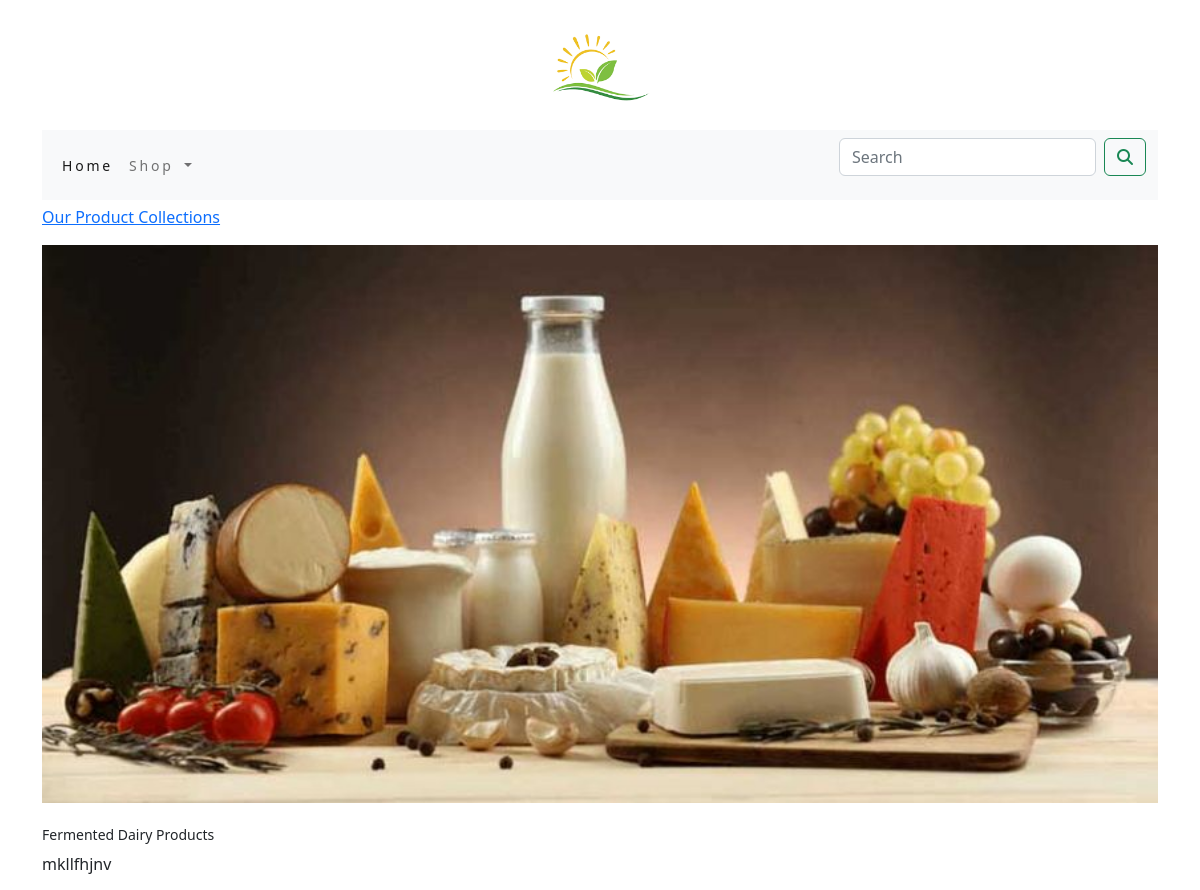
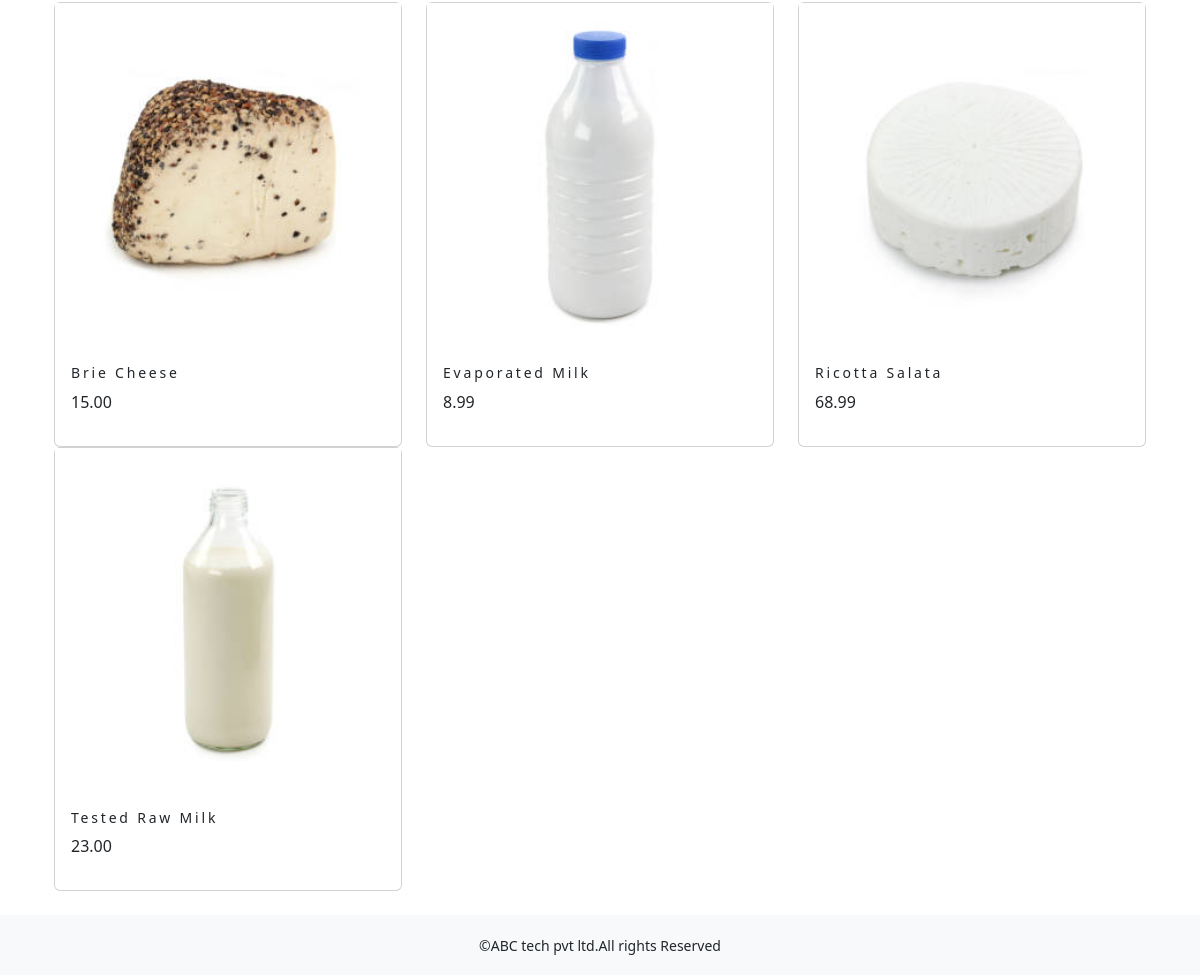
Page /shop/fermented-dairy-products/ on the committed database (2 pictures, top to bottom).
### shop/models.py (models this page shows, shortened)
class Category(models.Model):
    name=models.CharField(max_length=250,unique=True)
    slug=models.SlugField(max_length=250,unique=True)
    description=models.TextField(blank=True)
    image=models.ImageField(upload_to='category',blank=True)
    class Meta:
        ordering=('name',)
        verbose_name='category'
        verbose_name_plural='categories'
    def get_url(self):
        return reverse('shop:product_by_category',args=[self.slug])

class Product(models.Model):
    name=models.CharField(max_length=250,unique=True)
    slug=models.SlugField(max_length=250,unique=True)
    description=models.TextField(blank=True)
    price=models.DecimalField(max_digits=10,decimal_places=2)
    category=models.ForeignKey(Category, on_delete=models.CASCADE)
    image=models.ImageField(upload_to='product',blank=True)
    stock=models.IntegerField()
    available=models.BooleanField(default=True)
    created=models.DateTimeField(auto_now_add=True)
    updated=models.DateTimeField(auto_now=True)
    def get_url(self):
        return reverse('shop:prodCatdetail', args=[self.category.slug,self.slug])
    class Meta:
        ordering=('name',)
        verbose_name='product'
        verbose_name_plural='products'

### shop/views.py (the view)
# urls.py: path('',views.allProdCat,name='allProdCat'),
def allProdCat(request, c_slug=None):
    c_page=None
    products_list=None
    if c_slug!=None:
        c_page=get_object_or_404(Category,slug=c_slug)
        products_list=Product.objects.all().filter(category=c_page,available=True)
    else:
        products_list=Product.objects.all().filter(available=True)
    paginator=Paginator(products_list,6)
    try:
        page=int(request.GET.get('page','1'))
    except:
        page=1
    try:
        products=paginator.page(page)
    except  (EmptyPage,InvalidPage):
        products=paginator.page(paginator.num_pages)
    return render(request,"category.html",{'category':c_page,'products':products})

### cart/context_processors.py (called while the page is built)
def counter(request):
    item_count=0
    if 'admin' in request.path:
        return  {}
    else:
        try:
            cart=Cart.objects.filter(cart_id=_cart_id(request))
            car_items=CartItem.objects.all().filter(cart=cart[:1])
            for cart_item in car_items:
                item_count += cart_item.quantity
        except Cart.DoesNotExist:
            item_count=0
    return  dict(item_count=item_count)

### cart/views.py (called while the page is built)
def _cart_id(request):
    cart = request.session.session_key
    if not cart:
        cart = request.session.create()
    return cart

### shop/context_processors.py (called while the page is built)
def menu_links(request):
    links=Category.objects.all()
    return dict(links=links)

### templates/category.html (shortened to what this page needs)
{% extends 'base.html' %}
{% load static %}
{% block content %}
{% if category %}
    <div>
        <div class="row my_row_class">
            <div class="mx-auto">
            <p><a href="{% url 'shop:allProdCat' %}">Our Product Collections</a></p>
        </div>
            </div>
    </div>
    {% endif %}
<div class="mx_auto">
    {% if category %}
       <img class="my_image" src="{{category.image.url}}" alt="{{category.name}}">
</div>
    <br>
<div>
    <h1 class="text_center my_title">{{category.name}}</h1>
     <p class="text-justify">{{category.description}}</p>
</div>
    {% endif %}
<div class="container">
    <div class="row mx_auto">
         {% for product in products.object_list %}
        <div class="my_bottom_margin  col-9 col-sm-12 col-md-4  xol-lg-4">
            <div class="card text_center" style="min-width:18rem;">
                <a href="{{product.get_url}}"><img class="card_img_top  my_image" src="{{product.image.url}}" alt="{{product.name}}"></a>
            <div class="card-body">
                <h4>{{product.name}}</h4>
                <p>{{product.price}}</p>
            </div>
            </div>
        </div>
        {% endfor %}
    </div>
    <br>
</div>
{% endblock %}

### static/css/custom.css (style rules this page uses)
body { font-family: 'Roboto', sans-serif; }
.my_row_class { padding-top :5px; }
.my_image { width:100%; height:auto; }
.my_title { font-size:14px; text_transform:uppercase; letter-spacing: 0em; }
.my_bottom_margin { margin_bottom:10px; }
.card-body h4 { font-size:14px; text_transform:uppercase; letter-spacing:.2em }

### rows in the picture
Category: image (picture), name "Fermented Dairy Products", description "mkllfhjnv"
Product: image (picture), name "Brie Cheese", price "15.00"
Product: image (picture), name "Evaporated Milk", price "8.99"
Product: image (picture), name "Ricotta Salata", price "68.99"
Product: image (picture), name "Tested Raw Milk", price "23.00"
